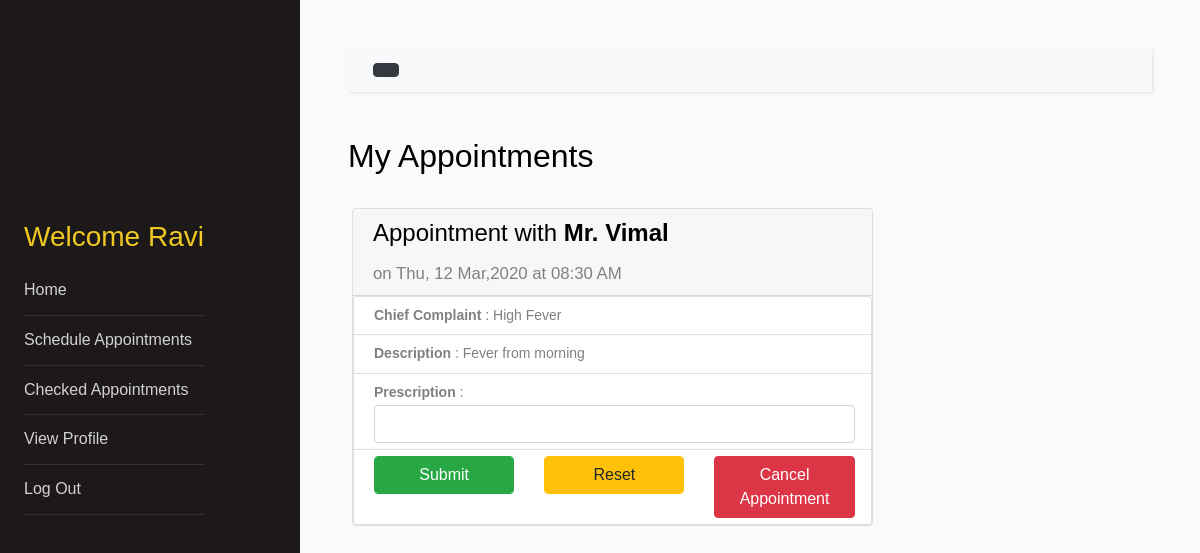
Page /doctor/ (signed in) on the committed database.
### doctor/models.py (models this page shows)
class Doctor(models.Model):
	email_id=models.CharField(primary_key=True,max_length=30)
	password=models.CharField(max_length=20)
	name=models.CharField(max_length=30)
	gender=models.CharField(max_length=7)
	img_url=models.CharField(max_length=50)
	typeofdoctor=models.CharField(max_length=20)
	degree=models.CharField(max_length=30)
	hospital_address=models.CharField(max_length=50)
	phoneno=models.IntegerField()
	birthdate=models.DateField('date of birth')

### patient/models.py (models this page shows)
class PatientComplaint(models.Model):
	case_id=models.AutoField(primary_key=True)
	p_email=models.ForeignKey(Patient,on_delete=models.CASCADE)
	d_email=models.ForeignKey(Doctor,on_delete=models.CASCADE)
	chief_complaint=models.CharField(max_length=30)
	description=models.CharField(max_length=50)
	appointmentdate=models.DateTimeField(max_length=30)
	prescription=models.CharField(max_length=80)
	status=models.CharField(max_length=20)

class Patient(models.Model):
	email_id=models.EmailField(primary_key=True,max_length=30)
	password=models.CharField(max_length=20)
	name=models.CharField(max_length=30)
	gender=models.CharField(max_length=7)
	address=models.CharField(max_length=50)
	img_url=models.CharField(max_length=50)
	phoneno=models.IntegerField()
	birthdate=models.DateField('date of birth')

### doctor/views.py (the view)
# urls.py: path('',views.DoctorHome.as_view(),name='doctorhome'),
class DoctorHome(generic.ListView):
    template_name = 'doctor/view_doctorhome.html'
    context_object_name = 'confirmed_appointment_list'
    def get_queryset(self):
        email=self.request.session.get('email')
        return PatientComplaint.objects.filter(d_email=email,status='confirmed')

### doctor/context_processors.py (called while the page is built)
def getDoctorInfo(request):
	email=request.session.get('email')
	if(email is None):
		return {}
	try:
		d=Doctor.objects.get(email_id=email)
		return {'doctor_info':d}
	except Doctor.DoesNotExist:
		return {}

### patient/context_processors.py (called while the page is built)
def getPatientInfo(request):
	email=request.session.get('email')
	if(email is None):
		return {}
	try:
		p=Patient.objects.get(email_id=email)
		return {'patient_info':p}
	except Patient.DoesNotExist:
		return {}

### templates/doctor/view_doctorhome.html (shortened to what this page needs)
{%load static%}
<html lang="en">
    <head>
        <link rel="stylesheet" href="{% static 'css/bootstrap.min.css' %}">
        <link rel="stylesheet" href="{% static 'js/style.css'%}">
    </head>
    <body>
        {% include 'doctor/_header.html' %}
        <h2 class="mb-4">My Appointments</h2>
        {%for appointment in confirmed_appointment_list%}
        <form action="{% url 'doctor:writeprescription' %}" method="POST">
            <div class="row" style="padding: 4px">
                <div class="col-sm-8">
                    <div class="card" style="max-width:800px">
                        <div class="card-header" style="padding:6px 16px 6px 20px">
                            <h4>Appointment with
                                <b>
                                    {%if appointment.p_email.gender == 'male'%}Mr. {%endif%}
                                      {{appointment.p_email.name}}
                                </b>
                            </h4>
                            <small style="font-size: larger;">
                                on {{appointment.appointmentdate|date:"D, d M,Y \\a\\t h:i A"}}
                            </small>
                        </div>
                        <ul class="list-group">
                            <li class="list-group-item"  style="padding:6px 16px 6px 20px">
                                <strong>Chief Complaint</strong> : {{appointment.chief_complaint}}
                            </li>
                            <li class="list-group-item"  style="padding:6px 16px 6px 20px"><strong>Description</strong> : {{appointment.description}}</li>
                            <li class="list-group-item"  style="padding:6px 16px 6px 20px"><strong>Prescription</strong> :
                                <input type="text" class="form-control" name="prescription" required="">
                            </li>
                            <li class="list-group-item"  style="padding:6px 16px 6px 20px">
                                <div class="row">
                                    <div class="col">
                                        <input type="submit" class="form-control btn-success" name="submit" value="Submit">
                                    </div>
                                    <div class="col">
                                        <input type="reset" class="form-control btn-warning" name="reset" value="Reset">
                                    </div>
                                    <div class="col">
                                        <a href="{%url 'doctor:cancelappointments' case_id=appointment.case_id %}" class="btn btn-danger" role="button">Cancel Appointment</a>
                                    </div>
                                </div>
                            </li>
                        </ul>
                    </div>
                </div>
            </div>
        {%endfor%}
        </form>
        {% include 'doctor/_footer.html' %}
    </body>
</html>

### templates/doctor/_header.html (shortened to what this page needs)
{% load static %}
<div class="wrapper d-flex align-items-stretch">
    <nav id="sidebar">
        <div class="p-4 pt-5" style="position: fixed;">
            <a href="#" class="img logo rounded-circle mb-5"
            style="background-image: url({% static doctor_info.img_url %});"></a>
            <h3 style="color: #f0ca21">Welcome {{doctor_info.name.split.0}} </h3>
            <ul class="list-unstyled components mb-5">
                <li class="nav-item "><a href="{% url 'doctor:doctorhome'%}" class="">Home</a></li>
                <li class="nav-item"><a href="{% url 'doctor:scheduleappointments'%}">Schedule Appointments</a></li>
                <li class="nav-item"><a href="{% url 'doctor:checkedappointments'%}">Checked Appointments</a></li>
                <li class="nav-item"><a href="{% url 'doctor:doctorprofile'%}">View Profile</a></li>
                <li class="nav-item"><a href="{% url 'loginApp:logout'%}">Log Out</a></li>
            </ul>
        </div>
    </nav>
    <div id="content" class="p-4 p-md-5">
        <nav class="navbar navbar-expand-lg navbar-light bg-light">
            <div class="container-fluid">
                <button type="button" id="sidebarCollapse" class="btn btn-dark">
                </button>
            </div>
        </nav>

### rows in the picture
Doctor: name.split.0 "Ravi"
PatientComplaint: shows "Mr.", p_email.name "Vimal", appointmentdate "Thu, 12 Mar,2020 at 08:30 AM", chief_complaint "High Fever", description "Fever from morning"
